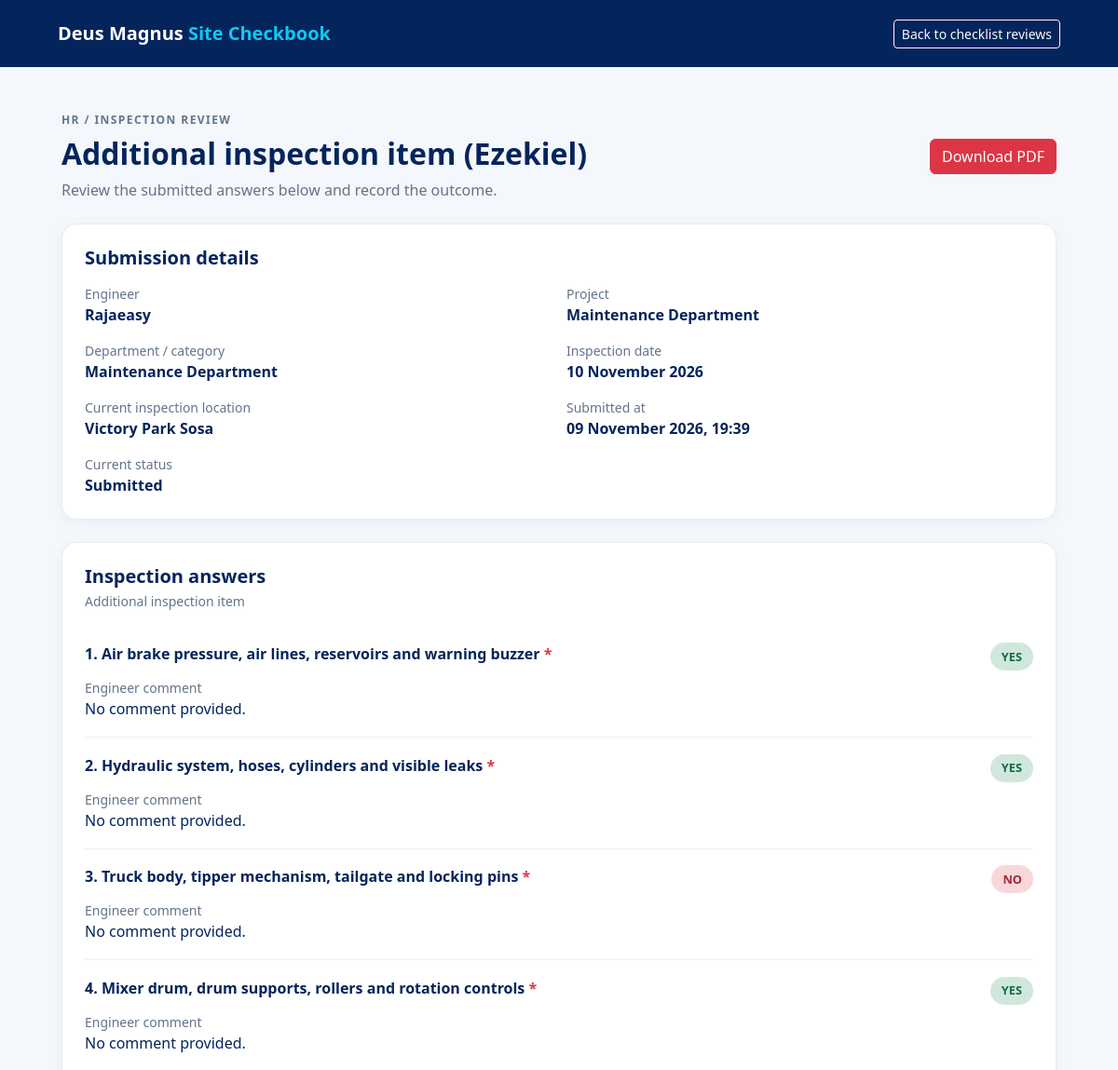
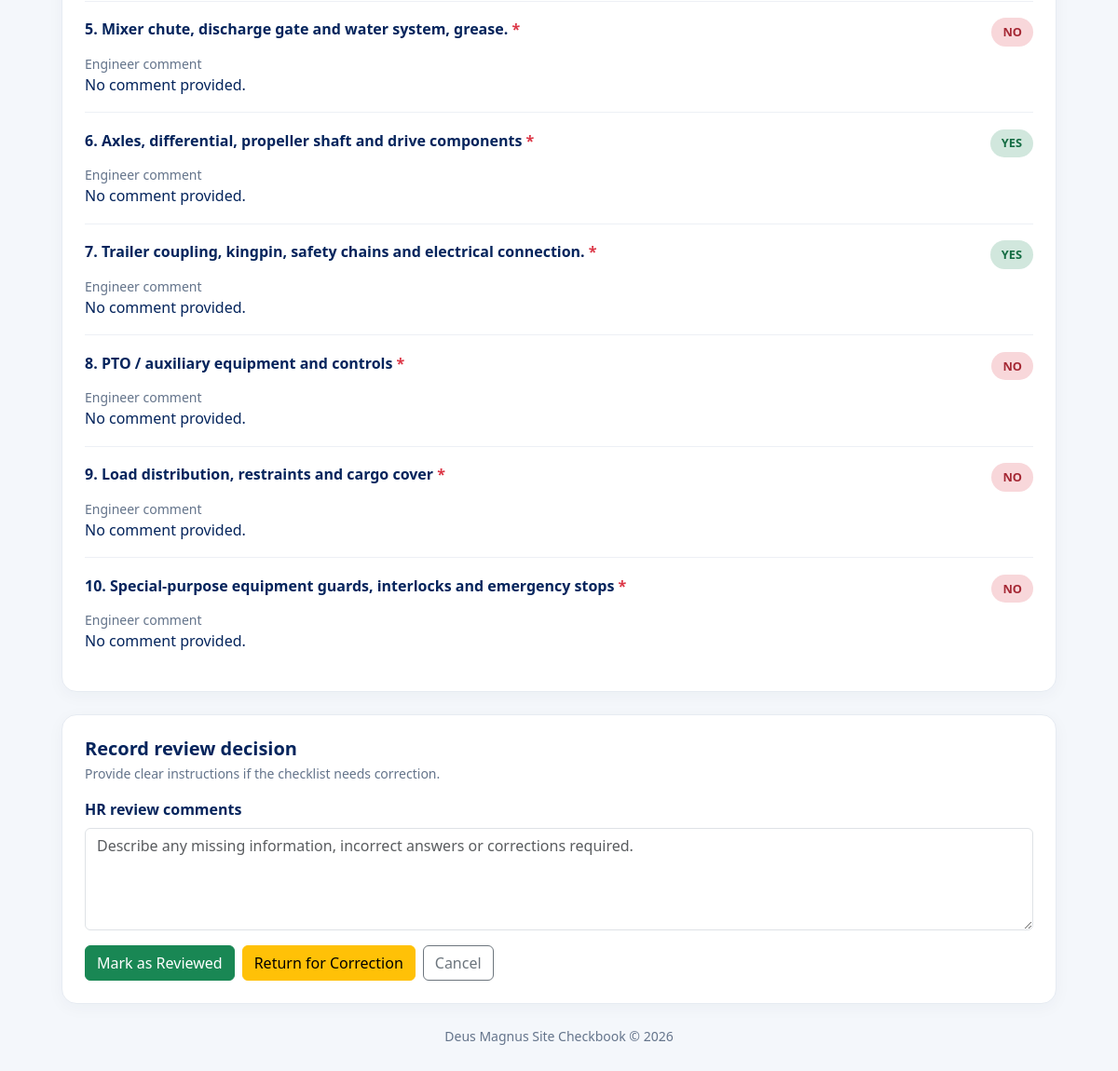
The app's page /site-checkbook/checklists/review/15/ (signed in) with its own data (2 pictures, top to bottom).
### site_checkbook/models.py (models this page shows, shortened)
class ChecklistSubmission(models.Model):
    STATUS_CHOICES = [
        ("submitted", "Submitted"),
        ("reviewed", "Reviewed"),
        ("returned", "Returned for Correction"),
    ]
    checklist = models.ForeignKey(
        Checklist,
        on_delete=models.PROTECT,
        related_name="submissions",
    )
    engineer = models.ForeignKey(
        settings.AUTH_USER_MODEL,
        on_delete=models.PROTECT,
        related_name="checklist_submissions",
    )
    project = models.ForeignKey(
        Project,
        on_delete=models.PROTECT,
        related_name="checklist_submissions",
    )
    inspection_date = models.DateField()
    status = models.CharField(
        max_length=20,
        choices=STATUS_CHOICES,
        default="submitted",
    )
    inspection_date = models.DateField()
    current_location = models.CharField(
        max_length=255,
        blank=True,
        help_text="Enter the exact location where the inspection is taking place."
    )
    submitted_at = models.DateTimeField(auto_now_add=True)
    reviewed_at = models.DateTimeField(null=True, blank=True)
    review_comments = models.TextField(blank=True)
    class Meta:
        ordering = ["-submitted_at"]

class Checklist(models.Model):
    department = models.ForeignKey(
        Department,
        on_delete=models.PROTECT,
        related_name="checklists",
    )
    title = models.CharField(max_length=200)
    description = models.TextField(blank=True)
    is_active = models.BooleanField(default=True)
    created_at = models.DateTimeField(auto_now_add=True)
    class Meta:
        ordering = ["department__name", "title"]

class Project(models.Model):
    name = models.CharField(max_length=200)
    project_code = models.CharField(max_length=50, unique=True)
    client = models.CharField(max_length=200, blank=True)
    site_location = models.CharField(max_length=255)
    description = models.TextField(blank=True)
    engineers = models.ManyToManyField(
        settings.AUTH_USER_MODEL,
        related_name="checkbook_projects",
        blank=True,
    )
    is_active = models.BooleanField(default=True)
    created_at = models.DateTimeField(auto_now_add=True)
    class Meta:
        ordering = ["name"]

class Department(models.Model):
    name = models.CharField(max_length=150, unique=True)
    description = models.TextField(blank=True)
    is_active = models.BooleanField(default=True)
    created_at = models.DateTimeField(auto_now_add=True)
    class Meta:
        ordering = ["name"]

class ChecklistResponse(models.Model):
    ANSWER_CHOICES = [
        ("yes", "Yes"),
        ("no", "No"),
        ("na", "N/A"),
    ]
    submission = models.ForeignKey(
        ChecklistSubmission,
        on_delete=models.CASCADE,
        related_name="responses",
    )
    question = models.ForeignKey(
        ChecklistQuestion,
        on_delete=models.PROTECT,
        related_name="responses",
    )
    answer = models.CharField(
        max_length=3,
        choices=ANSWER_CHOICES,
    )
    comments = models.TextField(blank=True)
    class Meta:
        ordering = ["question__order", "id"]
        constraints = [
            models.UniqueConstraint(
                fields=["submission", "question"],
                name="unique_checklist_question_response",
            )
        ]

class ChecklistQuestion(models.Model):
    checklist = models.ForeignKey(
        Checklist,
        on_delete=models.CASCADE,
        related_name="questions",
    )
    question_text = models.CharField(max_length=500)
    is_required = models.BooleanField(default=True)
    order = models.PositiveIntegerField(default=1)
    class Meta:
        ordering = ["order", "id"]

### site_checkbook/views.py (the view)
@login_required
def checklist_review_detail(request, submission_id):
    if not is_hr_reviewer(request.user):
        messages.error(
            request,
            "You do not have permission to review inspection checklists."
        )
        return redirect("site_checkbook:dashboard")
    submission = get_object_or_404(
        ChecklistSubmission.objects.select_related(
            "checklist",
            "engineer",
            "project",
        ),
        pk=submission_id,
    )
    responses = (
        ChecklistResponse.objects
        .filter(submission=submission)
        .select_related("question")
        .order_by("question__order", "question_id")
    )
    context = {
        "submission": submission,
        "responses": responses,
    }
    return render(
        request,
        "site_checkbook/checklist_review_detail.html",
        context,
    )

### site_checkbook/views.py (called while the page is built)
def is_hr_reviewer(user):
    return (
        user.is_authenticated
        and (
            user.is_superuser
            or user.groups.filter(name__in=["HR", "Supervisors"]).exists()
        )
    )

### templates/site_checkbook/checklist_review_detail.html (shortened to what this page needs)
<!DOCTYPE html>
<html lang="en">
<head>
    <link href="https://cdn.jsdelivr.net/npm/bootstrap@5.3.3/dist/css/bootstrap.min.css" rel="stylesheet">
</head>
<body>
<nav class="navbar navbar-dark topbar">
    <div class="container-fluid page-wrap py-2">
        <a class="navbar-brand fw-bold" href="{% url 'site_checkbook:dashboard' %}">Deus Magnus <span class="text-info">Site Checkbook</span></a>
        <a class="btn btn-sm btn-outline-light" href="{% url 'site_checkbook:checklist_review_queue' %}">Back to checklist reviews</a>
    </div>
</nav>
<main class="container page-wrap px-3 py-4 py-lg-5">
<div class="mb-4">
    <div class="d-flex flex-wrap justify-content-between align-items-center gap-3">
        <div>
            <div class="eyebrow mb-2">HR / Inspection Review</div>
            <h1 class="h2 fw-bold mb-2">{{ submission.checklist.title }}</h1>
            <p class="muted mb-0">
                Review the submitted answers below and record the outcome.
            </p>
        </div>
        <a
            href="{% url 'site_checkbook:download_checklist_pdf' submission.pk %}"
            class="btn btn-danger"
            target="_blank"
        >
            Download PDF
        </a>
    </div>
</div>
    <section class="panel p-3 p-lg-4 mb-4">
        <h2 class="h5 fw-bold mb-3">Submission details</h2>
        <div class="row g-3">
            <div class="col-md-6">
                <div class="small muted">Engineer</div>
                <div class="fw-semibold">{{ submission.engineer.get_full_name|default:submission.engineer.username }}</div>
            </div>
            <div class="col-md-6">
                <div class="small muted">Project</div>
                <div class="fw-semibold">{{ submission.project.name }}</div>
            </div>
            <div class="col-md-6">
                <div class="small muted">Department / category</div>
                <div class="fw-semibold">{{ submission.checklist.department.name }}</div>
            </div>
            <div class="col-md-6">
                <div class="small muted">Inspection date</div>
                <div class="fw-semibold">{{ submission.inspection_date|date:"d F Y" }}</div>
            </div>
            <div class="col-md-6">
                <div class="small muted">Current inspection location</div>
                <div class="fw-semibold">
                    {{ submission.current_location|default:"Location not provided" }}
                </div>
            </div>
            <div class="col-md-6">
                <div class="small muted">Submitted at</div>
                <div class="fw-semibold">
                    {% if submission.submitted_at %}
                        {{ submission.submitted_at|date:"d F Y, H:i" }}
                    {% else %}
                        —
                    {% endif %}
                </div>
            </div>
            <div class="col-md-6">
                <div class="small muted">Current status</div>
                <div class="fw-semibold">{{ submission.status|title }}</div>
            </div>
        </div>
    </section>
    <section class="panel p-3 p-lg-4 mb-4">
        <h2 class="h5 fw-bold mb-1">Inspection answers</h2>
        <p class="small muted mb-3">{{ submission.checklist.description|default:"Review each recorded inspection response." }}</p>
        {% for response in responses %}
            <div class="question-row">
                <div class="d-flex flex-wrap justify-content-between gap-3">
                    <div class="fw-semibold">
                        {{ forloop.counter }}. {{ response.question.question_text }}
                        {% if response.question.is_required %}
                            <span class="text-danger" title="Required">*</span>
                        {% endif %}
                    </div>
                    <div>
                        {% if response.answer|lower == "yes" %}
                            <span class="answer-pill answer-yes">{{ response.answer }}</span>
                        {% elif response.answer|lower == "no" %}
                            <span class="answer-pill answer-no">{{ response.answer }}</span>
                        {% elif response.answer|lower == "na" %}
                            <span class="answer-pill answer-na">N/A</span>
                        {% else %}
                            <span class="answer-pill answer-other">{{ response.answer|default:"No answer" }}</span>
                        {% endif %}
                    </div>
                </div>
                <div class="mt-2">
                    <div class="small muted">Engineer comment</div>
                    <div>{{ response.comments|default:"No comment provided."|linebreaksbr }}</div>
                </div>
            </div>
        {% empty %}
            <div class="alert alert-warning mb-0">No saved responses were found for this submission.</div>
        {% endfor %}
    </section>
    <section class="panel p-3 p-lg-4">
        <h2 class="h5 fw-bold mb-1">Record review decision</h2>
        <p class="small muted mb-3">Provide clear instructions if the checklist needs correction.</p>
        <form method="post" action="{% url 'site_checkbook:review_checklist_submission' submission.pk %}">
            <div class="mb-3">
                <label for="review_comments" class="form-label fw-semibold">HR review comments</label>
                <textarea
                    class="form-control"
                    id="review_comments"
                    name="review_comments"
                    rows="4"
                    placeholder="Describe any missing information, incorrect answers or corrections required."
                >{{ submission.review_comments }}</textarea>
            </div>
            <div class="d-flex flex-wrap gap-2">
                <button type="submit" name="action" value="reviewed" class="btn btn-success">
                    Mark as Reviewed
                </button>
                <button type="submit" name="action" value="returned" class="btn btn-warning">
                    Return for Correction
                </button>
                <a href="{% url 'site_checkbook:checklist_review_queue' %}" class="btn btn-outline-secondary">
                    Cancel
                </a>
            </div>
        </form>
    </section>
    <footer class="text-center small muted py-4">
        Deus Magnus Site Checkbook &copy; {% now "Y" %}
    </footer>
</main>
</body>
</html>

### templates/site_checkbook/checklist_review_detail.html (style rules this page uses)
body { background: #f4f7fb; color: #04245c; }
.topbar { background: #04245c; }
.page-wrap { max-width: 1100px; margin: auto; }
.panel { background: #fff; border: 1px solid #e6ebf2; border-radius: 16px; box-shadow: 0 4px 18px rgba(20,43,74,.04); }
.eyebrow { color: #64748b; font-size: .75rem; font-weight: 800; letter-spacing: .12em; text-transform: uppercase; }
.muted { color: #64748b; }
.question-row { padding: 1.1rem 0; border-bottom: 1px solid #edf0f5; }
.question-row:last-child { border-bottom: 0; }
.answer-pill { display: inline-block; border-radius: 50rem; padding: .35rem .75rem; font-size: .8rem; font-weight: 800; text-transform: uppercase; }
.answer-yes { background: #d1e7dd; color: #146c43; }
.answer-no { background: #f8d7da; color: #a52834; }

### records on screen
ChecklistSubmission: checklist "Additional inspection item (Ezekiel)", engineer.get_full_name "Rajaeasy", project.name "Maintenance Department", checklist.department.name "Maintenance Department", inspection_date "10 November 2026", current_location "Victory Park Sosa", submitted_at "09 November 2026, 19:39", status "Submitted", checklist.description "Additional inspection item"
ChecklistResponse: question.question_text "Air brake pressure, air lines, reservoirs and warning buzzer", answer "YES", comments "No comment provided."
ChecklistResponse: question.question_text "Hydraulic system, hoses, cylinders and visible leaks", answer "YES", comments "No comment provided."
ChecklistResponse: question.question_text "Truck body, tipper mechanism, tailgate and locking pins", answer "NO", comments "No comment provided."
ChecklistResponse: question.question_text "Mixer drum, drum supports, rollers and rotation controls", answer "YES", comments "No comment provided."
ChecklistResponse: question.question_text "Mixer chute, discharge gate and water system, grease.", answer "NO", comments "No comment provided."
ChecklistResponse: question.question_text "Axles, differential, propeller shaft and drive components", answer "YES", comments "No comment provided."
ChecklistResponse: question.question_text "Trailer coupling, kingpin, safety chains and electrical connection.", answer "YES", comments "No comment provided."
ChecklistResponse: question.question_text "PTO / auxiliary equipment and controls", answer "NO", comments "No comment provided."
ChecklistResponse: question.question_text "Load distribution, restraints and cargo cover", answer "NO", comments "No comment provided."
ChecklistResponse: question.question_text "Special-purpose equipment guards, interlocks and emergency stops", answer "NO", comments "No comment provided."
